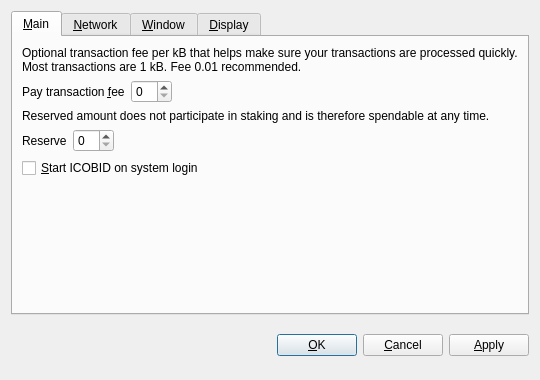
<?xml version="1.0" encoding="UTF-8"?>
<ui version="4.0">
 <class>OptionsDialog</class>
 <widget class="QDialog" name="OptionsDialog">
  <property name="geometry">
   <rect>
    <x>0</x>
    <y>0</y>
    <width>540</width>
    <height>380</height>
   </rect>
  </property>
  <property name="windowTitle">
   <string>Options</string>
  </property>
  <property name="modal">
   <bool>true</bool>
  </property>
  <layout class="QVBoxLayout" name="verticalLayout">
   <item>
    <widget class="QTabWidget" name="tabWidget">
     <property name="tabPosition">
      <enum>QTabWidget::North</enum>
     </property>
     <property name="currentIndex">
      <number>0</number>
     </property>
     <widget class="QWidget" name="tabMain">
      <attribute name="title">
       <string>&amp;Main</string>
      </attribute>
      <layout class="QVBoxLayout" name="verticalLayout_Main">
       <item>
        <widget class="QLabel" name="transactionFeeInfoLabel">
         <property name="text">
          <string>Optional transaction fee per kB that helps make sure your transactions are processed quickly. Most transactions are 1 kB. Fee 0.01 recommended.</string>
         </property>
         <property name="textFormat">
          <enum>Qt::PlainText</enum>
         </property>
         <property name="wordWrap">
          <bool>true</bool>
         </property>
        </widget>
       </item>
       <item>
        <layout class="QHBoxLayout" name="horizontalLayoutFee">
         <item>
          <widget class="QLabel" name="transactionFeeLabel">
           <property name="text">
            <string>Pay transaction &amp;fee</string>
           </property>
           <property name="textFormat">
            <enum>Qt::PlainText</enum>
           </property>
           <property name="buddy">
            <cstring>transactionFee</cstring>
           </property>
          </widget>
         </item>
         <item>
          <widget class="BitcoinAmountField" name="transactionFee"/>
         </item>
         <item>
          <spacer name="horizontalSpacerFee">
           <property name="orientation">
            <enum>Qt::Horizontal</enum>
           </property>
           <property name="sizeHint" stdset="0">
            <size>
             <width>40</width>
             <height>20</height>
            </size>
           </property>
          </spacer>
         </item>
        </layout>
       </item>
       <item>
        <widget class="QLabel" name="reserveBalanceInfoLabel">
         <property name="text">
          <string>Reserved amount does not participate in staking and is therefore spendable at any time.</string>
         </property>
         <property name="textFormat">
          <enum>Qt::PlainText</enum>
         </property>
         <property name="wordWrap">
          <bool>true</bool>
         </property>
        </widget>
       </item>
       <item>
        <layout class="QHBoxLayout" name="horizontalLayoutReserveBalance">
         <item>
          <widget class="QLabel" name="reserveBalanceLabel">
           <property name="text">
            <string>Reserve</string>
           </property>
           <property name="textFormat">
            <enum>Qt::PlainText</enum>
           </property>
           <property name="buddy">
            <cstring>reserveBalance</cstring>
           </property>
          </widget>
         </item>
         <item>
          <widget class="BitcoinAmountField" name="reserveBalance"/>
         </item>
         <item>
          <spacer name="horizontalSpacerReserveBalance">
           <property name="orientation">
            <enum>Qt::Horizontal</enum>
           </property>
           <property name="sizeHint" stdset="0">
            <size>
             <width>40</width>
             <height>20</height>
            </size>
           </property>
          </spacer>
         </item>
        </layout>
       </item>
       <item>
        <widget class="QCheckBox" name="bitcoinAtStartup">
         <property name="toolTip">
          <string>Automatically start ICOBID after logging in to the system.</string>
         </property>
         <property name="text">
          <string>&amp;Start ICOBID on system login</string>
         </property>
        </widget>
       </item>
       <item>
        <spacer name="verticalSpacer_Main">
         <property name="orientation">
          <enum>Qt::Vertical</enum>
         </property>
         <property name="sizeHint" stdset="0">
          <size>
           <width>20</width>
           <height>40</height>
          </size>
         </property>
        </spacer>
       </item>
      </layout>
     </widget>
     <widget class="QWidget" name="tabNetwork">
      <attribute name="title">
       <string>&amp;Network</string>
      </attribute>
      <layout class="QVBoxLayout" name="verticalLayout_Network">
       <item>
        <widget class="QCheckBox" name="mapPortUpnp">
         <property name="toolTip">
          <string>Automatically open the ICOBID client port on the router. This only works when your router supports UPnP and it is enabled.</string>
         </property>
         <property name="text">
          <string>Map port using &amp;UPnP</string>
         </property>
        </widget>
       </item>
       <item>
        <widget class="QCheckBox" name="connectSocks">
         <property name="toolTip">
          <string>Connect to the ICOBID network through a SOCKS proxy (e.g. when connecting through Tor).</string>
         </property>
         <property name="text">
          <string>&amp;Connect through SOCKS proxy:</string>
         </property>
        </widget>
       </item>
       <item>
        <layout class="QHBoxLayout" name="horizontalLayout_Network">
         <item>
          <widget class="QLabel" name="proxyIpLabel">
           <property name="text">
            <string>Proxy &amp;IP:</string>
           </property>
           <property name="textFormat">
            <enum>Qt::PlainText</enum>
           </property>
           <property name="buddy">
            <cstring>proxyIp</cstring>
           </property>
          </widget>
         </item>
         <item>
          <widget class="QValidatedLineEdit" name="proxyIp">
           <property name="maximumSize">
            <size>
             <width>140</width>
             <height>16777215</height>
            </size>
           </property>
           <property name="toolTip">
            <string>IP address of the proxy (e.g. 127.0.0.1)</string>
           </property>
          </widget>
         </item>
         <item>
          <widget class="QLabel" name="proxyPortLabel">
           <property name="text">
            <string>&amp;Port:</string>
           </property>
           <property name="textFormat">
            <enum>Qt::PlainText</enum>
           </property>
           <property name="buddy">
            <cstring>proxyPort</cstring>
           </property>
          </widget>
         </item>
         <item>
          <widget class="QLineEdit" name="proxyPort">
           <property name="maximumSize">
            <size>
             <width>55</width>
             <height>16777215</height>
            </size>
           </property>
           <property name="toolTip">
            <string>Port of the proxy (e.g. 9050)</string>
           </property>
          </widget>
         </item>
         <item>
          <widget class="QLabel" name="socksVersionLabel">
           <property name="text">
            <string>SOCKS &amp;Version:</string>
           </property>
           <property name="textFormat">
            <enum>Qt::PlainText</enum>
           </property>
           <property name="buddy">
            <cstring>socksVersion</cstring>
           </property>
          </widget>
         </item>
         <item>
          <widget class="QValueComboBox" name="socksVersion">
           <property name="toolTip">
            <string>SOCKS version of the proxy (e.g. 5)</string>
           </property>
          </widget>
         </item>
         <item>
          <spacer name="horizontalSpacer_Network">
           <property name="orientation">
            <enum>Qt::Horizontal</enum>
           </property>
           <property name="sizeHint" stdset="0">
            <size>
             <width>40</width>
             <height>20</height>
            </size>
           </property>
          </spacer>
         </item>
        </layout>
       </item>
       <item>
        <spacer name="verticalSpacer_Network">
         <property name="orientation">
          <enum>Qt::Vertical</enum>
         </property>
         <property name="sizeHint" stdset="0">
          <size>
           <width>20</width>
           <height>40</height>
          </size>
         </property>
        </spacer>
       </item>
      </layout>
     </widget>
     <widget class="QWidget" name="tabWindow">
      <attribute name="title">
       <string>&amp;Window</string>
      </attribute>
      <layout class="QVBoxLayout" name="verticalLayout_Window">
       <item>
        <widget class="QCheckBox" name="minimizeToTray">
         <property name="toolTip">
          <string>Show only a tray icon after minimizing the window.</string>
         </property>
         <property name="text">
          <string>&amp;Minimize to the tray instead of the taskbar</string>
         </property>
        </widget>
       </item>
       <item>
        <widget class="QCheckBox" name="minimizeOnClose">
         <property name="toolTip">
          <string>Minimize instead of exit the application when the window is closed. When this option is enabled, the application will be closed only after selecting Quit in the menu.</string>
         </property>
         <property name="text">
          <string>M&amp;inimize on close</string>
         </property>
        </widget>
       </item>
       <item>
        <spacer name="verticalSpacer_Window">
         <property name="orientation">
          <enum>Qt::Vertical</enum>
         </property>
         <property name="sizeHint" stdset="0">
          <size>
           <width>20</width>
           <height>40</height>
          </size>
         </property>
        </spacer>
       </item>
      </layout>
     </widget>
     <widget class="QWidget" name="tabDisplay">
      <attribute name="title">
       <string>&amp;Display</string>
      </attribute>
      <layout class="QVBoxLayout" name="verticalLayout_Display">
       <item>
        <layout class="QHBoxLayout" name="horizontalLayout_1_Display">
         <item>
          <widget class="QLabel" name="langLabel">
           <property name="text">
            <string>User Interface &amp;language:</string>
           </property>
           <property name="textFormat">
            <enum>Qt::PlainText</enum>
           </property>
           <property name="buddy">
            <cstring>lang</cstring>
           </property>
          </widget>
         </item>
         <item>
          <widget class="QValueComboBox" name="lang">
           <property name="toolTip">
            <string>The user interface language can be set here. This setting will take effect after restarting ICOBID.</string>
           </property>
          </widget>
         </item>
        </layout>
       </item>
       <item>
        <layout class="QHBoxLayout" name="horizontalLayout_2_Display">
         <item>
          <widget class="QLabel" name="unitLabel">
           <property name="text">
            <string>&amp;Unit to show amounts in:</string>
           </property>
           <property name="textFormat">
            <enum>Qt::PlainText</enum>
           </property>
           <property name="buddy">
            <cstring>unit</cstring>
           </property>
          </widget>
         </item>
         <item>
          <widget class="QValueComboBox" name="unit">
           <property name="toolTip">
            <string>Choose the default subdivision unit to show in the interface and when sending coins.</string>
           </property>
          </widget>
         </item>
        </layout>
       </item>
       <item>
        <widget class="QCheckBox" name="displayAddresses">
         <property name="toolTip">
          <string>Whether to show ICOBID addresses in the transaction list or not.</string>
         </property>
         <property name="text">
          <string>&amp;Display addresses in transaction list</string>
         </property>
        </widget>
       </item>
       <item>
        <widget class="QCheckBox" name="coinControlFeatures">
         <property name="toolTip">
          <string>Whether to show coin control features or not.</string>
         </property>
         <property name="text">
          <string>Display coin &amp;control features (experts only!)</string>
         </property>
        </widget>
       </item>
       <item>
        <spacer name="verticalSpacer_Display">
         <property name="orientation">
          <enum>Qt::Vertical</enum>
         </property>
         <property name="sizeHint" stdset="0">
          <size>
           <width>20</width>
           <height>40</height>
          </size>
         </property>
        </spacer>
       </item>
      </layout>
     </widget>
    </widget>
   </item>
   <item>
    <layout class="QHBoxLayout" name="horizontalLayout_Buttons">
     <item>
      <spacer name="horizontalSpacer_1">
       <property name="orientation">
        <enum>Qt::Horizontal</enum>
       </property>
       <property name="sizeHint" stdset="0">
        <size>
         <width>40</width>
         <height>48</height>
        </size>
       </property>
      </spacer>
     </item>
     <item>
      <widget class="QLabel" name="statusLabel">
       <property name="font">
        <font>
         <weight>75</weight>
         <bold>true</bold>
        </font>
       </property>
       <property name="text">
        <string/>
       </property>
       <property name="textFormat">
        <enum>Qt::PlainText</enum>
       </property>
       <property name="wordWrap">
        <bool>true</bool>
       </property>
      </widget>
     </item>
     <item>
      <spacer name="horizontalSpacer_2">
       <property name="orientation">
        <enum>Qt::Horizontal</enum>
       </property>
       <property name="sizeHint" stdset="0">
        <size>
         <width>40</width>
         <height>48</height>
        </size>
       </property>
      </spacer>
     </item>
     <item>
      <widget class="QPushButton" name="okButton">
       <property name="text">
        <string>&amp;OK</string>
       </property>
      </widget>
     </item>
     <item>
      <widget class="QPushButton" name="cancelButton">
       <property name="text">
        <string>&amp;Cancel</string>
       </property>
       <property name="autoDefault">
        <bool>false</bool>
       </property>
      </widget>
     </item>
     <item>
      <widget class="QPushButton" name="applyButton">
       <property name="text">
        <string>&amp;Apply</string>
       </property>
       <property name="autoDefault">
        <bool>false</bool>
       </property>
      </widget>
     </item>
    </layout>
   </item>
  </layout>
 </widget>
 <customwidgets>
  <customwidget>
   <class>BitcoinAmountField</class>
   <extends>QSpinBox</extends>
   <header>bitcoinamountfield.h</header>
  </customwidget>
  <customwidget>
   <class>QValueComboBox</class>
   <extends>QComboBox</extends>
   <header>qvaluecombobox.h</header>
  </customwidget>
  <customwidget>
   <class>QValidatedLineEdit</class>
   <extends>QLineEdit</extends>
   <header>qvalidatedlineedit.h</header>
  </customwidget>
 </customwidgets>
 <resources/>
 <connections/>
</ui>
